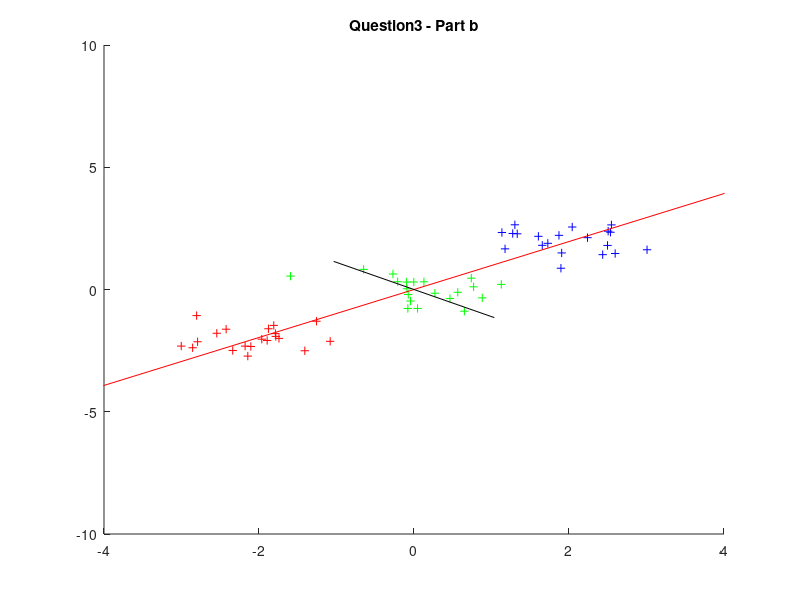
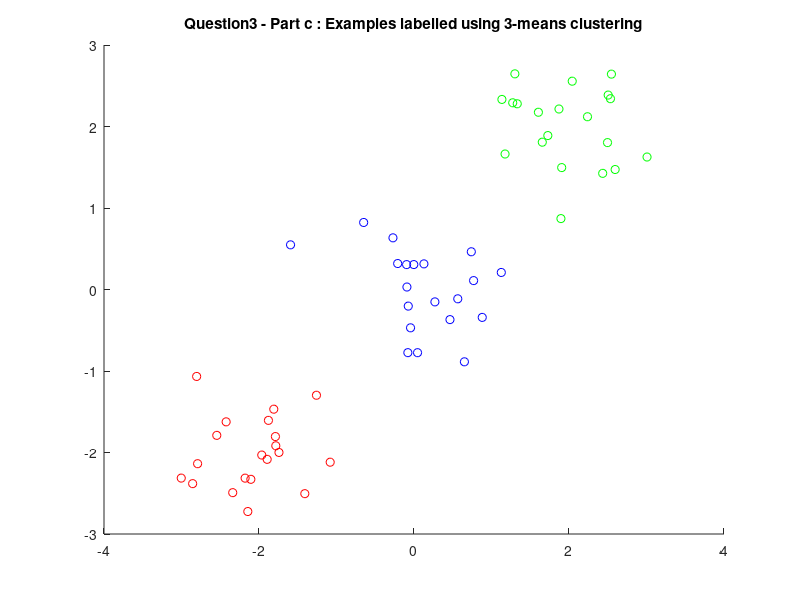
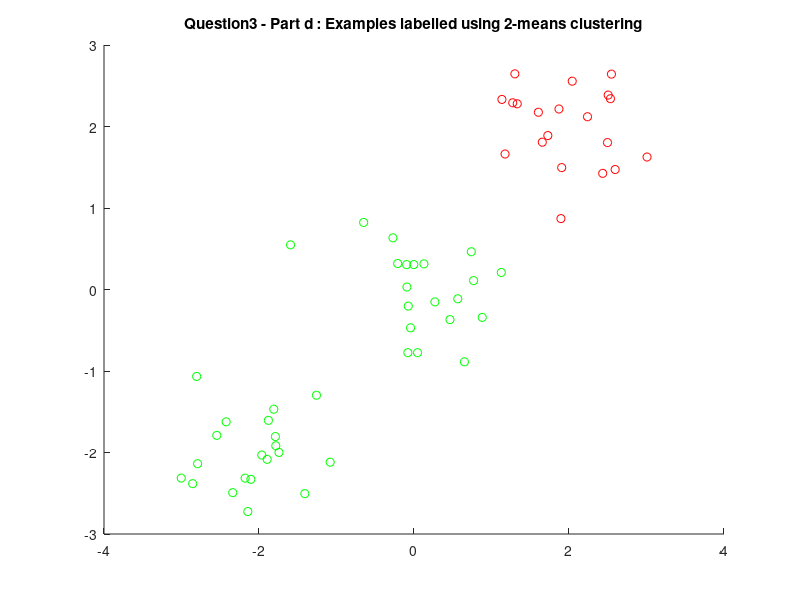
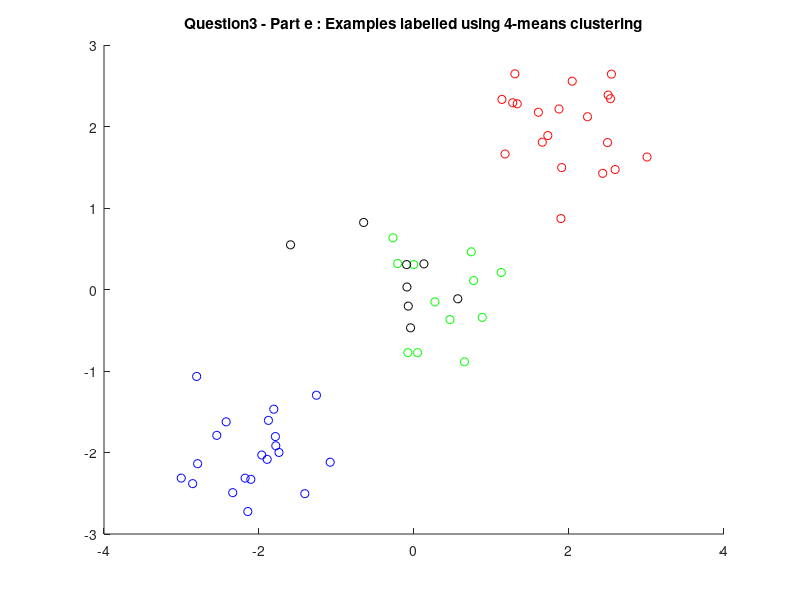

The MATLAB script that drew these images, in order:
close all; clear all;

rand('seed',1);

% ---- Part a ----
% PCA - Algorithm
% Create N X D data matrix X, with one row vector xn per data point
N = 60;
D = 50;
% classOne = normrnd(2,0.5,[N/3 D]);
% classTwo = normrnd(4,0.5,[N/3 D]);
% classThree = normrnd(6,0.5,[N/3 D]);

% figure;
% hold on;
% plot(classOne(:,1),classOne(:,2),'r.');
% plot(classTwo(:,1),classTwo(:,2),'g.');
% plot(classThree(:,1),classThree(:,2),'b.');
% hold off;

% X = [classOne;classTwo;classThree];
% Y = X;
% Subtract mean xbar from each row vector xn in X

load('hw6q3.mat');
X = Y;
% ---- Part b ----
Xbar = mean(X,1);
X = X - repmat(Xbar,[N,1]);

% sigma is covariance matrix of X
sigma = cov(X);
% find eigenvectors U and eigenvalues A of sigma
% PC's Uk is the K eigenvectors with largest eigenvalues
[U, A] = eigs(sigma,2);
% Transformed data Z = U(t,k)*X
Z = X*U;

PCA = 6*U*(A.^0.5);

figure;
hold on;
plot(X(1:20,1),X(1:20,2),'r+');
plot(X(21:40,1),X(21:40,2),'g+');
plot(X(41:60,1),X(41:60,2),'b+');
plot([-PCA(1,1),PCA(1,1)],[-PCA(2,1),PCA(2,1)],'r');
plot([-PCA(1,2),PCA(1,2)],[-PCA(2,2),PCA(2,2)],'k');
xlim([-4,4]);
title('Question3 - Part b');
hold off;

% hold on;
% plot(Z(1:20,1),Z(1:20,2),'r+');
% plot(Z(21:40,1),Z(21:40,2),'g+');
% plot(Z(41:60,1),Z(41:60,2),'b+');
% hold off;


% ---- Part c ----
k = 3;
means = rand(k,D);
newmeans = zeros(k,D);

class = zeros(1,N);
prevClass = zeros(1,N);
while(1)
prevClass = class;
for i=1:N
   minidx = 1;
   min = norm(means(1,:)-X(i,:));
   for j=2:k
       if(min>norm(means(j,:)-X(i,:)))
           min = norm(means(j,:)-X(i,:));
           minidx = j;
       end
   end
   class(1,i) = minidx;
end
for i=1:k
    idx = find(class(1,:)==i);
    newmeans(i,:) = mean(X(idx,:),1);
end
if(prevClass==class)
    break;
else
    means = newmeans;
end
end

figure;
hold on;
col = ['r','g','b','k'];
for i=1:k
    idx = find(class(1,:)==i);
    temp = (X(idx,:));
    scatter(temp(:,1),temp(:,2),col(i));
end
title('Question3 - Part c : Examples labelled using 3-means clustering');
hold off;

% ---- Part d ----
k = 2;
means = rand(k,D);
newmeans = zeros(k,D);

while(1)
prevClass = class;
for i=1:N
   minidx = 1;
   min = norm(means(1,:)-X(i,:));
   for j=2:k
       if(min>norm(means(j,:)-X(i,:)))
           min = norm(means(j,:)-X(i,:));
           minidx = j;
       end
   end
   class(1,i) = minidx;
end
for i=1:k
    idx = find(class(1,:)==i);
    newmeans(i,:) = mean(X(idx,:),1);
end
if(prevClass==class)
    break;
else
    means = newmeans;
end
end

figure;
hold on;
col = ['r','g','b','k'];
for i=1:k
    idx = find(class(1,:)==i);
    temp = (X(idx,:));
    scatter(temp(:,1),temp(:,2),col(i));
end
title('Question3 - Part d : Examples labelled using 2-means clustering');
hold off;

% ---- Part e ----
k = 4;
means = rand(k,D);
newmeans = zeros(k,D);

while(1)
prevClass = class;
for i=1:N
   minidx = 1;
   min = norm(means(1,:)-X(i,:));
   for j=2:k
       if(min>norm(means(j,:)-X(i,:)))
           min = norm(means(j,:)-X(i,:));
           minidx = j;
       end
   end
   class(1,i) = minidx;
end
for i=1:k
    idx = find(class(1,:)==i);
    newmeans(i,:) = mean(X(idx,:),1);
end
if(prevClass==class)
    break;
else
    means = newmeans;
end
end

figure;
hold on;
col = ['r','g','b','k'];
for i=1:k
    idx = find(class(1,:)==i);
    temp = (X(idx,:));
    scatter(temp(:,1),temp(:,2),col(i));
end
title('Question3 - Part e : Examples labelled using 4-means clustering');
hold off;

% ---- Part f ----
k = 3;
DD = 2;
means = rand(k,DD);
newmeans = zeros(k,DD);
Xnew = [X(:,1),X(:,2)];

while(1)
prevClass = class;
for i=1:N
   minidx = 1;
   min = norm(means(1,:)-Xnew(i,:));
   for j=2:k
       if(min>norm(means(j,:)-Xnew(i,:)))
           min = norm(means(j,:)-Xnew(i,:));
           minidx = j;
       end
   end
   class(1,i) = minidx;
end
for i=1:k
    idx = find(class(1,:)==i);
    newmeans(i,:) = mean(Xnew(idx,:),1);
end
if(prevClass==class)
    break;
else
    means = newmeans;
end
end

figure;
hold on;
col = ['r','g','b','k'];
for i=1:k
    idx = find(class(1,:)==i);
    temp = (Xnew(idx,:));
    scatter(temp(:,1),temp(:,2),col(i));
end
title('Question3 - Part f : Examples labelled using 3-means clustering on 2-D data');
hold off;

% ---- Part g ----
k = 3;
means = rand(k,D);
newmeans = zeros(k,D);
Xnew = X./repmat(std(X,1),[N,1]);

while(1)
prevClass = class;
for i=1:N
   minidx = 1;
   min = norm(means(1,:)-Xnew(i,:));
   for j=2:k
       if(min>norm(means(j,:)-Xnew(i,:)))
           min = norm(means(j,:)-Xnew(i,:));
           minidx = j;
       end
   end
   class(1,i) = minidx;
end
for i=1:k
    idx = find(class(1,:)==i);
    newmeans(i,:) = mean(Xnew(idx,:),1);
end
if(prevClass==class)
    break;
else
    means = newmeans;
end
end

figure;
hold on;
col = ['r','g','b','k'];
for i=1:k
    idx = find(class(1,:)==i);
    temp = (Xnew(idx,:));
    scatter(temp(:,1),temp(:,2),col(i));
end
title('Question3 - Part g : Examples labelled using 3-means clustering on scaled data');
hold off;
